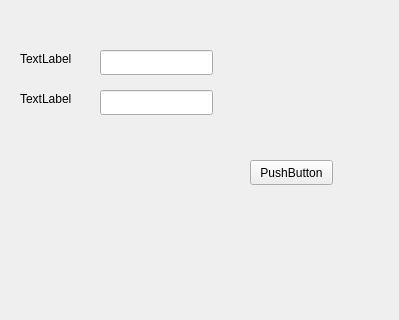
<?xml version="1.0" encoding="UTF-8"?>
<ui version="4.0">
 <class>MainWindow</class>
 <widget class="QMainWindow" name="MainWindow">
  <property name="geometry">
   <rect>
    <x>0</x>
    <y>0</y>
    <width>399</width>
    <height>320</height>
   </rect>
  </property>
  <property name="windowTitle">
   <string>MainWindow</string>
  </property>
  <widget class="QWidget" name="centralwidget">
   <widget class="QPushButton" name="printButton">
    <property name="geometry">
     <rect>
      <x>250</x>
      <y>160</y>
      <width>83</width>
      <height>25</height>
     </rect>
    </property>
    <property name="text">
     <string>PushButton</string>
    </property>
   </widget>
   <widget class="QLabel" name="label">
    <property name="geometry">
     <rect>
      <x>20</x>
      <y>50</y>
      <width>62</width>
      <height>17</height>
     </rect>
    </property>
    <property name="text">
     <string>TextLabel</string>
    </property>
   </widget>
   <widget class="QLabel" name="label_2">
    <property name="geometry">
     <rect>
      <x>20</x>
      <y>90</y>
      <width>62</width>
      <height>17</height>
     </rect>
    </property>
    <property name="text">
     <string>TextLabel</string>
    </property>
   </widget>
   <widget class="QLineEdit" name="input">
    <property name="geometry">
     <rect>
      <x>100</x>
      <y>50</y>
      <width>113</width>
      <height>25</height>
     </rect>
    </property>
   </widget>
   <widget class="QLineEdit" name="lineEdit_2">
    <property name="geometry">
     <rect>
      <x>100</x>
      <y>90</y>
      <width>113</width>
      <height>25</height>
     </rect>
    </property>
   </widget>
  </widget>
 </widget>
 <resources/>
 <connections/>
</ui>
